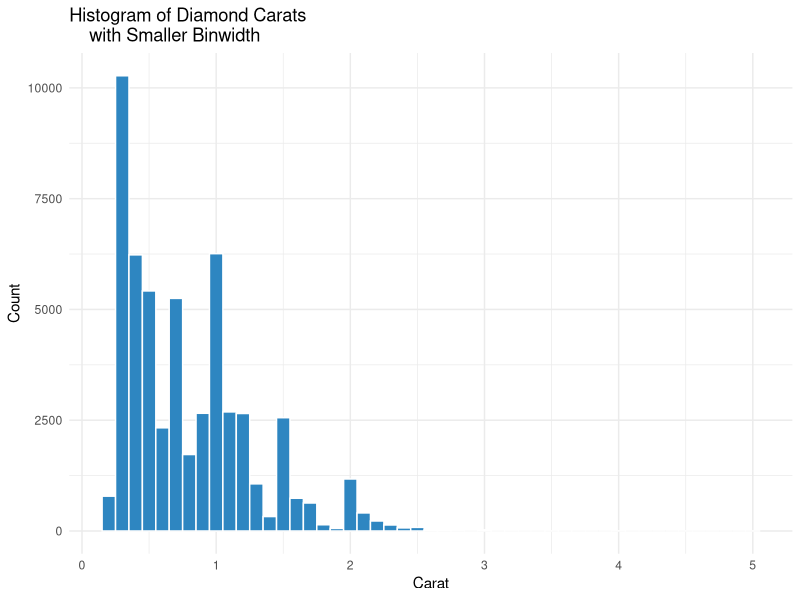
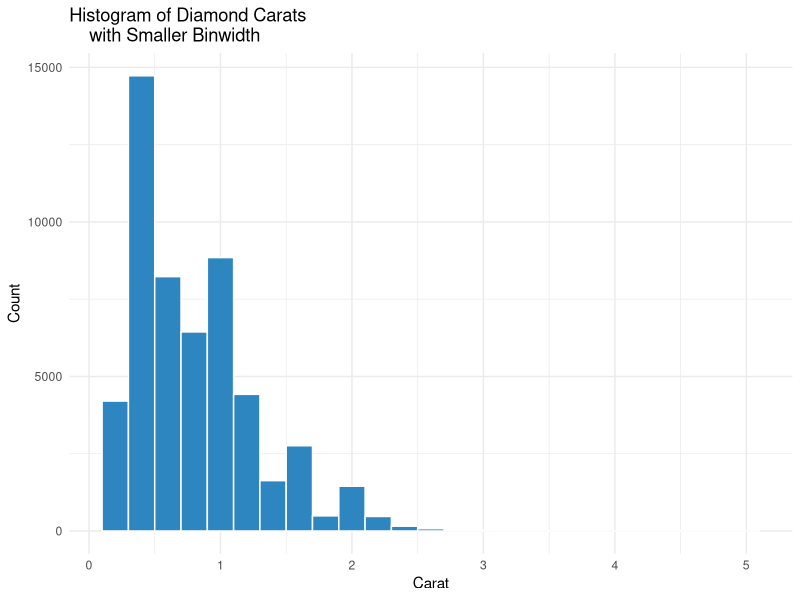
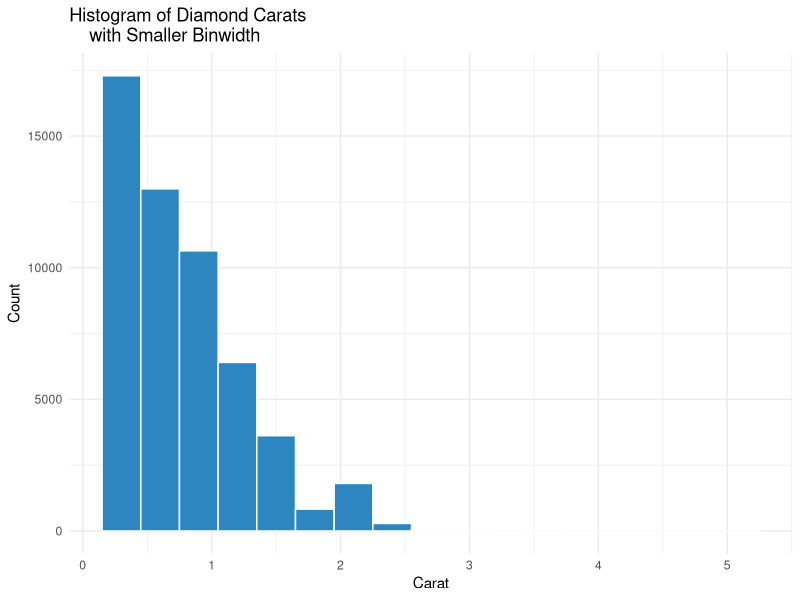
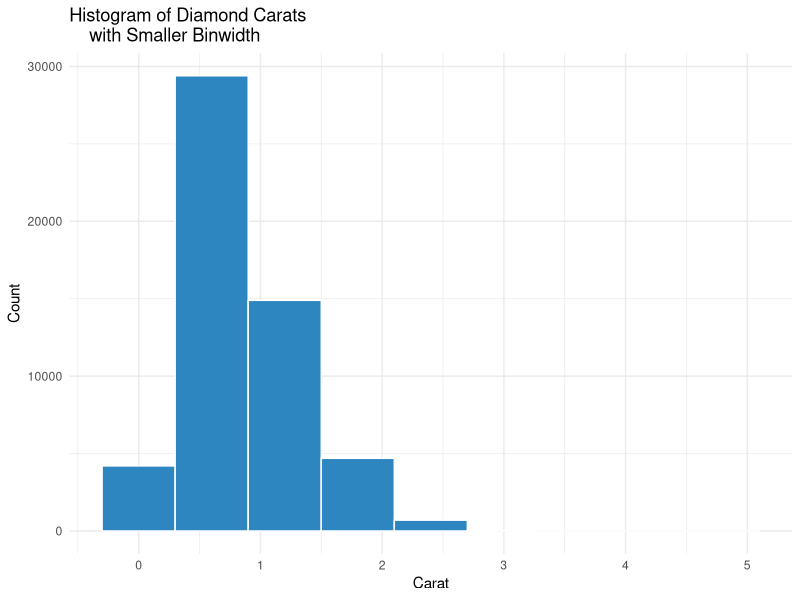
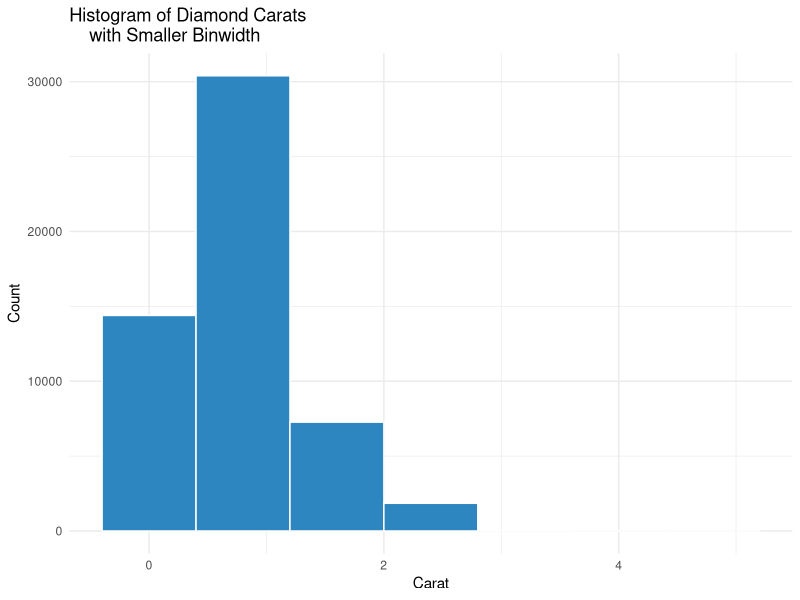
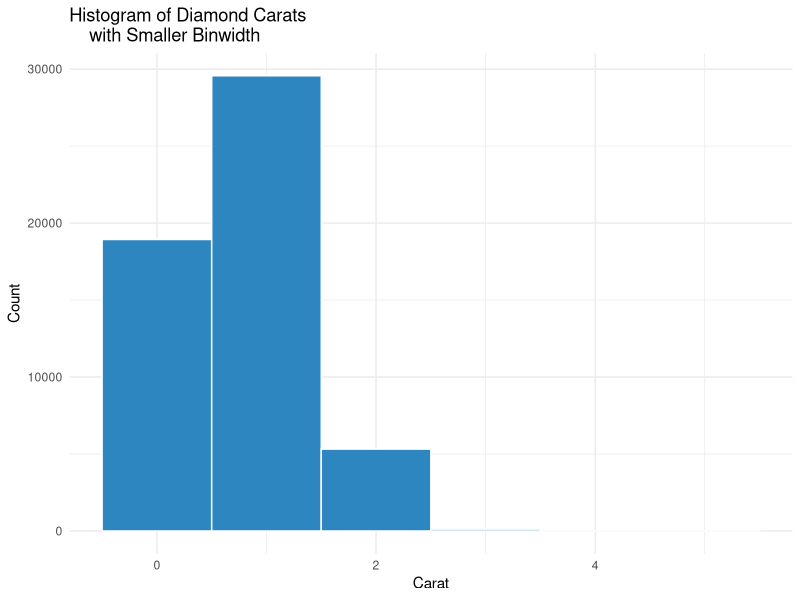
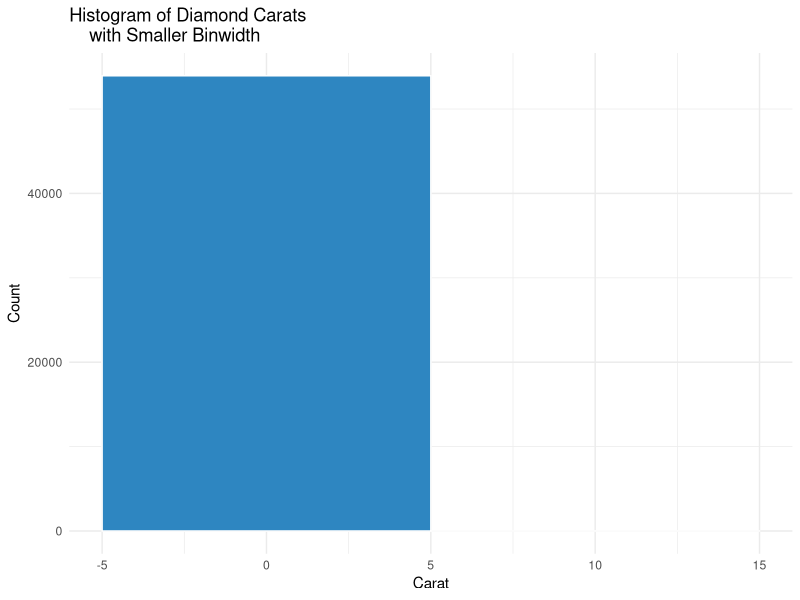
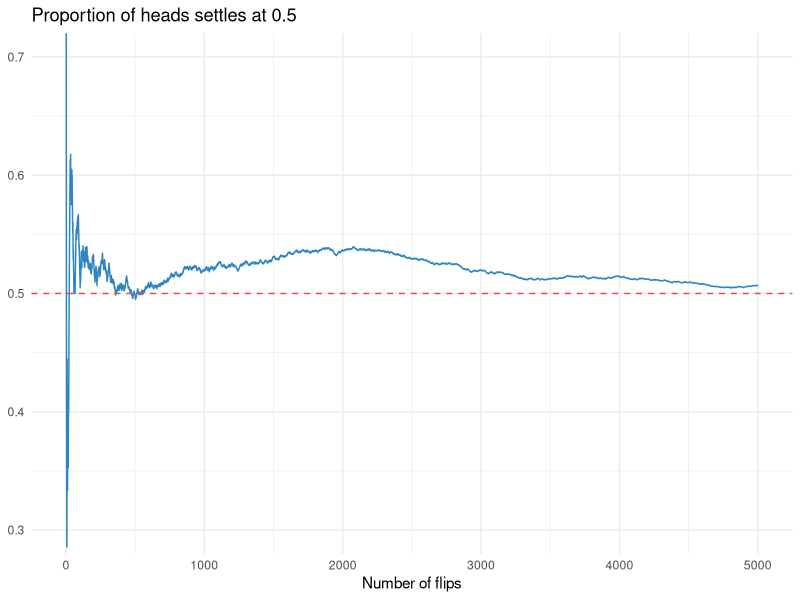

Write R code to recreate these figures, in order.
## ---- chunk 1
library(tidyverse)

bw = 0.1 # binwidth setting
ggplot(diamonds, aes(x = carat)) +
  geom_histogram(binwidth = bw ,
    fill = "#2E86C1", color = "white") +
  labs(title = "Histogram of Diamond Carats
    with Smaller Binwidth",
       x = "Carat", y = "Count") +
  theme_minimal()
## ---- chunk 2
library(tidyverse)

bw = 0.2 # binwidth setting
ggplot(diamonds, aes(x = carat)) +
  geom_histogram(binwidth = bw ,
    fill = "#2E86C1", color = "white") +
  labs(title = "Histogram of Diamond Carats
    with Smaller Binwidth",
       x = "Carat", y = "Count") +
  theme_minimal()
## ---- chunk 3
library(tidyverse)

bw = 0.3 # binwidth setting
ggplot(diamonds, aes(x = carat)) +
  geom_histogram(binwidth = bw ,
    fill = "#2E86C1", color = "white") +
  labs(title = "Histogram of Diamond Carats
    with Smaller Binwidth",
       x = "Carat", y = "Count") +
  theme_minimal()
## ---- chunk 4
library(tidyverse)

bw = 0.6 # binwidth setting
ggplot(diamonds, aes(x = carat)) +
  geom_histogram(binwidth = bw ,
    fill = "#2E86C1", color = "white") +
  labs(title = "Histogram of Diamond Carats
    with Smaller Binwidth",
       x = "Carat", y = "Count") +
  theme_minimal()
## ---- chunk 5
library(tidyverse)

bw = 0.8 # binwidth setting
ggplot(diamonds, aes(x = carat)) +
  geom_histogram(binwidth = bw ,
    fill = "#2E86C1", color = "white") +
  labs(title = "Histogram of Diamond Carats
    with Smaller Binwidth",
       x = "Carat", y = "Count") +
  theme_minimal()
## ---- chunk 6
library(tidyverse)

bw = 1 # binwidth setting
ggplot(diamonds, aes(x = carat)) +
  geom_histogram(binwidth = bw ,
    fill = "#2E86C1", color = "white") +
  labs(title = "Histogram of Diamond Carats
    with Smaller Binwidth",
       x = "Carat", y = "Count") +
  theme_minimal()
## ---- chunk 7
library(tidyverse)

bw = 10 # binwidth setting
ggplot(diamonds, aes(x = carat)) +
  geom_histogram(binwidth = bw ,
    fill = "#2E86C1", color = "white") +
  labs(title = "Histogram of Diamond Carats
    with Smaller Binwidth",
       x = "Carat", y = "Count") +
  theme_minimal()
## ---- chunk 8
#| echo: false
#| fig-width: 6
#| fig-height: 3.6

library(tidyverse)
set.seed(301)

flips <- sample(c(0, 1), 5000, replace = TRUE)

tibble(
  n = seq_along(flips),
  running = cummean(flips)
) %>%
  ggplot(aes(n, running)) +
  geom_line(color = "#2E86C1") +
  geom_hline(yintercept = 0.5,
             color = "#E74C3C",
             linetype = "dashed") +
  coord_cartesian(ylim = c(0.3, 0.7)) +
  labs(title = "Proportion of heads settles at 0.5",
       x = "Number of flips", y = NULL) +
  theme_minimal(base_size = 11)
## ---- chunk 9
#| echo: true

set.seed(301)

# Without replacement (default) - like dealing cards
sample(1:10, size = 5)

# With replacement - like rolling a die repeatedly
sample(1:6, size = 10, replace = TRUE)
## ---- chunk 10
#| echo: true

# Unequal probabilities - a weighted coin
sample(c("Heads", "Tails"), size = 10, replace = TRUE, prob = c(0.8, 0.2))

# Shuffle an entire vector
sample(letters[1:8])
## ---- chunk 11
#| echo: true

# Sample rows of a data frame (tidyverse)
slice_sample(iris, n = 10)
## ---- chunk 12
#| echo: true
#| fig-width: 6
#| fig-height: 3.6
library(tidyverse)

# Scatter plot of continuous data 
# (Engine displacement vs. Highway MPG)
ggplot(data = mpg, aes(x = displ, y = hwy)) +
  geom_point(color = "steelblue", size = 2.5, alpha = 0.7) +
  labs(
    title = "Continuous Data: Engine Size vs. Fuel Efficiency",
    x = "Engine Displacement (Liters)",
    y = "Highway Miles per Gallon"
  ) +
  theme_minimal()
## ---- chunk 13
#| echo: true
#| fig-width: 6
#| fig-height: 3.6
library(tidyverse)

# Bar chart of discrete data (Count of diamonds by cut quality)
ggplot(data = diamonds, aes(x = cut)) +
  geom_bar(fill = "steelblue", color = "black", alpha = 0.7) +
  labs(
    title = "Discrete Data: Count of Diamonds by Cut",
    x = "Cut Quality (Category)",
    y = "Count"
  ) + theme_minimal()
## ---- chunk 14
#| echo: false
#| fig-width: 11
#| fig-height: 3.8

x <- seq(-4, 4, length.out = 300)

tibble(x = x, density = dnorm(x)) %>%
  ggplot(aes(x, density)) +
  geom_area(data = ~ filter(.x, x >= -1, x <= 1),
   fill = "#27AE60", alpha = 0.5) +
  geom_area(data = ~ filter(.x, x >= -2, x <= 2),
   fill = "#3498DB", alpha = 0.25) +
  geom_area(data = ~ filter(.x, x >= -3, x <= 3),
   fill = "#8E44AD", alpha = 0.15
) +
geom_line(linewidth = 1) +
  annotate("text", x = 0, y = 0.15,
   label = "68%", size = 5, color = "white") +
  annotate("text", x = 1.5, y = 0.05,
   label = "95%", size = 4.5, color = "#2E86C1") +
  labs(title = "The 68-95-99.7 rule",
       subtitle = "Within 1, 2, and 3 standard deviations of the mean",
       y = "Density") +

  theme_minimal(base_size = 12)
## ---- chunk 15
#| echo: true

# Human IQ scores: mean 100, sd 15

# 1. What fraction score below 115 (cumulative 
# probability of scoring less than 115)?
pnorm(115, mean = 100, sd = 15)

# 2. What fraction score ABOVE 130 (cumulative 
# probability of scoring more than 130)?
pnorm(130, mean = 100, sd = 15, lower.tail = FALSE)

# 3. What fraction between 85 and 115 (cumulative 
# probability of scoring between 85 and 115)?
pnorm(115, 100, 15) - pnorm(85, 100, 15)

# 4. What score puts you in the top 1% (cumulative
# probability of scoring less than this score)?
qnorm(0.99, mean = 100, sd = 15)

# 5. The classic 95% cutoffs on the standard normal
# (cumulative probability of scoring between these # cutoffs)
qnorm(c(0.025, 0.975))
## ---- chunk 16
#| echo: true
#| fig-width: 10
#| fig-height: 3.6
#| output-location: column

# The probability of getting exactly 5 correct answers 
# out of 20 questions when guessing randomly on a 
# multiple-choice quiz with 4 options per question?
# P(exactly 5 correct)
dbinom(5, size = 20, prob = 0.25)
## ---- chunk 17
#| echo: true
#| fig-width: 10
#| fig-height: 3.6
#| output-location: column
# The probability of getting 10 or more correct answers 
# out of 20 questions when randomly guessing on a 
# multiple-choice quiz with 4 options per question?
# P(10 or more correct). Note, `lower.tail = FALSE`
# calculates the probability of getting more than 
# 9 correct, rather than 9 or fewer.
pbinom(9, 20, 0.25, lower.tail = FALSE)

## ---- chunk 18
#| echo: true
#| fig-width: 10
#| fig-height: 3.6
#| output-location: column
tibble(k = 0:20,
       p = dbinom(0:20, 20, 0.25)) %>%
  ggplot(aes(factor(k), p)) +
  geom_col(fill = "#8E44AD") +
  labs(title = "Guessing on a 20-question quiz",
       x = "Number correct",
       y = "Probability") +
  theme_minimal(base_size = 11)
## ---- chunk 19
#| echo: true
#| fig-width: 11
#| fig-height: 3.4

# A help desk receives 4 calls per hour on average

cat("P(exactly 4 calls):", round(dpois(4, lambda = 4), 4), "\n")
cat("P(more than 8):    ", round(ppois(8, 4, lower.tail = FALSE), 4), "\n")
cat("Busiest 5% of hours start at:", qpois(0.95, 4), "calls\n")
## ---- chunk 20
#| echo: true
#| fig-width: 11
#| fig-height: 3.4

tibble(k = rep(0:15, 3),
       lambda = rep(c(1, 4, 9), each = 16)) %>%
  mutate(p = dpois(k, lambda)) %>%
  ggplot(aes(k, p, fill = factor(lambda))) +
  geom_col(position = "identity", alpha = 0.6) +
  scale_fill_manual(values = c("#27AE60", "#3498DB", "#E67E22")) +
  labs(title = "Poisson gets more symmetric as lambda (an average) grows",
       fill = "lambda", x = "Events", y = "Probability") +
  theme_minimal(base_size = 11)
## ---- chunk 21
#| echo: true

set.seed(301)

# Our "population": 100,000 adults with mean height 170cm, sd 10
population <- rnorm(100000, mean = 170, sd = 10)
mean(population)

# Take three samples of 25 people each
mean(sample(population, 25))
mean(sample(population, 25))
mean(sample(population, 25))
## ---- chunk 22
#| echo: true
#| fig-width: 11
#| fig-height: 3.6

set.seed(301)

# Repeat "take a sample of 25, record the mean" 5,000 times
sample_means <- replicate(5000, mean(sample(population, 25)))

cat("Population mean:      ", round(mean(population), 2), "\n")
cat("Mean of sample means: ", round(mean(sample_means), 2), "\n")
cat("SD of sample means:   ", round(sd(sample_means), 2), "\n")
cat("Theory: sigma/sqrt(n) =", round(10 / sqrt(25), 2), "\n")
## ---- chunk 23
#| echo: true
#| fig-width: 11
#| fig-height: 3.6

set.seed(301)

# Repeat "take a sample of 25, record the mean" 5,000 times
sample_means <- replicate(5000, mean(sample(population, 25)))

ggplot(tibble(m = sample_means), aes(m)) +
  geom_histogram(bins = 40, fill = "#3498DB", color = "white") +
  geom_vline(xintercept = mean(population), color = "#E74C3C", linewidth = 1) +
  labs(title = "5,000 sample means, n = 25 each",
       x = "Sample mean", y = "Count") +
  theme_minimal(base_size = 12)
## ---- chunk 24
#| echo: true

set.seed(301)

# Our "population": 100,000 adults with mean height 170cm, sd 10
population <- rnorm(100000, mean = 170, sd = 10)

# Take a single sample of 25 people
sample_mean <- mean(sample(population, 25))

cat("Population mean:      ", round(mean(population), 2), "\n")
cat("Sample mean:        ", round(sample_mean, 2), "\n")
## ---- chunk 25
#| echo: true
#| fig-width: 11
#| fig-height: 3.6

set.seed(301)

# Our "population": 100,000 adults with mean height 170cm, sd 10
population <- rnorm(100000, mean = 170, sd = 10)

# Take a single sample of 25 people
sample_mean <- mean(sample(population, 25))

ggplot(tibble(x = population), aes(x)) +
  geom_histogram(bins = 50, fill = "#3498DB", color = "white") +
  geom_vline(xintercept = mean(population), color = "#E74C3C", linewidth = 1) +
  geom_vline(xintercept = sample_mean, color = "#2E8B57", linewidth = 1) +
  labs(title = "Population vs. Sample",
       x = "Height (cm)", y = "Count") +
  theme_minimal(base_size = 12)
## ---- chunk 26
#| echo: false
#| fig-width: 11
#| fig-height: 3.6

set.seed(301)

# Our "population": 100,000 adults with mean height 170cm, sd 10
population <- rnorm(100000, mean = 170, sd = 10)

# Take a single sample of 25 people
sample_mean <- mean(sample(population, 25))

ggplot(tibble(x = population), aes(x)) +
  geom_histogram(bins = 50, fill = "#3498DB", color = "white") +
  geom_vline(xintercept = mean(population), color = "#E74C3C", linewidth = 1) +
  geom_vline(xintercept = sample_mean, color = "#2E8B57", linewidth = 1) +
  labs(title = "Population vs. Sample",
       x = "Height (cm)", y = "Count") +
  theme_minimal(base_size = 12)
## ---- chunk 27
#| echo: true
#| fig-width: 11
#| fig-height: 3.2

se_table <- tibble(n = c(4, 16, 25, 100, 400, 1600)) %>%
  mutate(standardError = 10 / sqrt(n))
se_table
## ---- chunk 28
#| echo: true
#| fig-width: 11
#| fig-height: 3.2

se_table <- tibble(n = c(4, 16, 25, 100, 400, 1600)) %>%
  mutate(standardError = 10 / sqrt(n))

ggplot(se_table, aes(n, standardError)) +
  geom_line(color = "#8E44AD", linewidth = 1) +
  geom_point(size = 3, color = "#8E44AD") +
  labs(title = "Diminishing returns: quadruple n to halve the error",
       x = "Sample size", y = "Standard error") +
  theme_minimal(base_size = 12)
